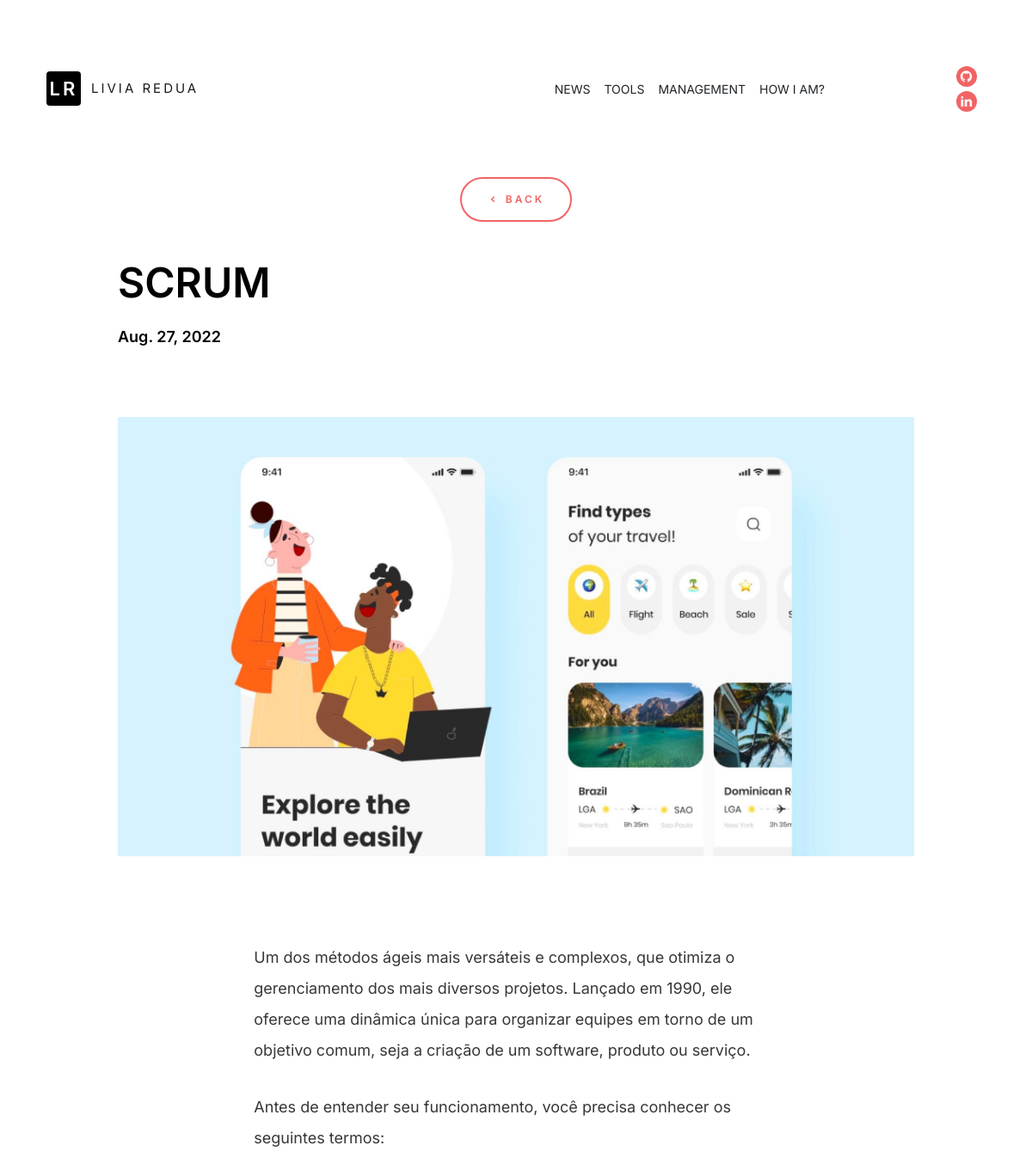
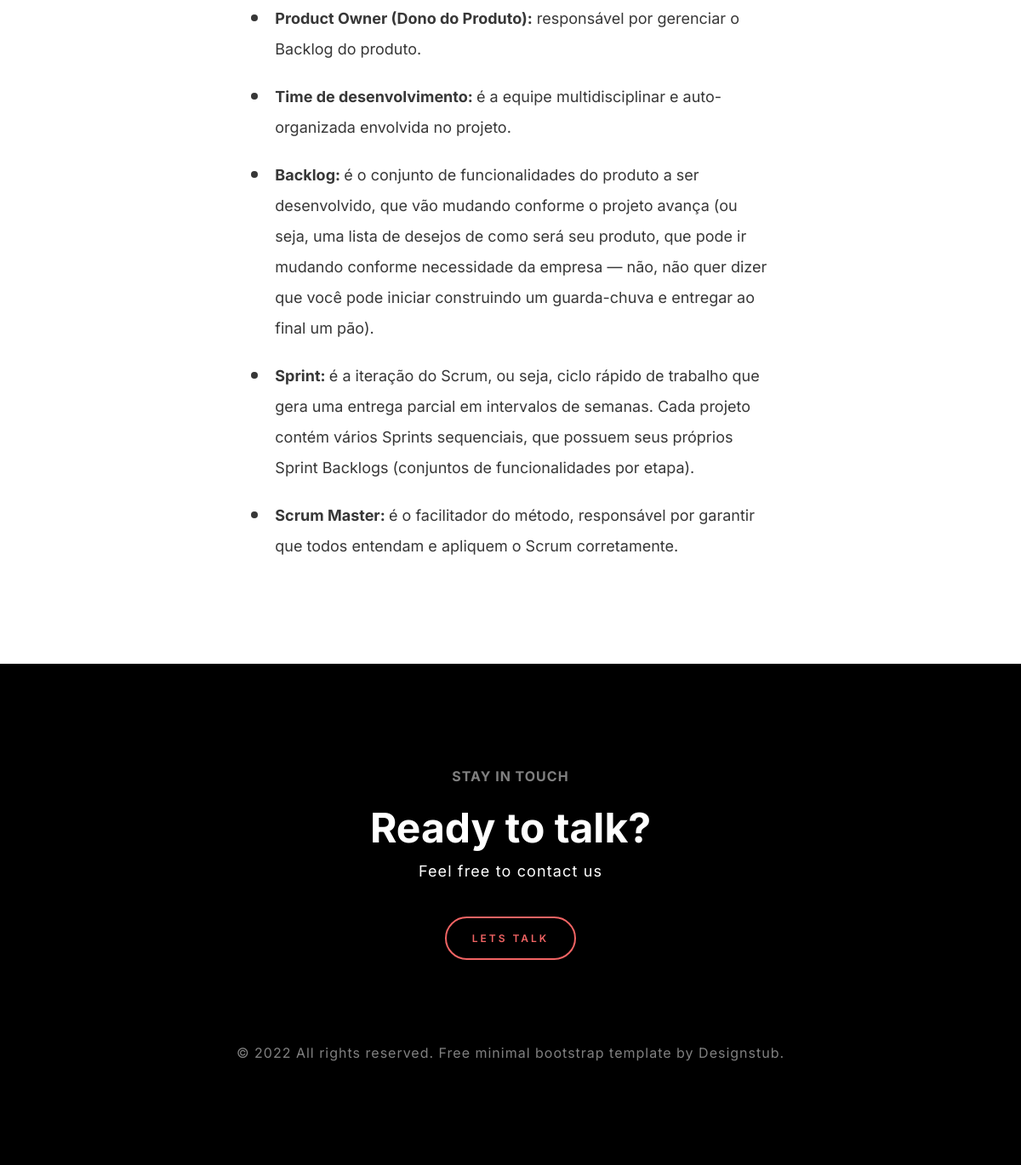
The page /details/2 on the database its author committed (2 pictures, top to bottom).
### blog/models.py (models this page shows, shortened)
class Profile(models.Model):
    first_name = models.CharField('Nome',max_length=30)
    last_name = models.CharField('Sobrenome',max_length=30)
    birth = models.IntegerField('Data de Nascimento')
    linkedin = models.CharField('Likedin',max_length=50)
    gitHub = models.CharField('GitHub',max_length=50)

class Details(models.Model):
    idWK = models.ForeignKey(LatestWorks, on_delete=models.CASCADE)
    title = models.CharField('Tile',max_length=50)
    subtitle = models.CharField('Subtile',max_length=30, blank=True)
    year = models.DateField(auto_now=True)
    description = models.TextField('Description')

### blog/views.py (the view)
# urls.py: path('details/<int:idWK>', detail, name='detail'),
def detail(request, idWK):
    profile = Profile.objects.get(id=1)
    choisenItem = Details.objects.get(idWK=idWK)
    data = {
        'profile': {
            'first_name': profile.first_name,
            'last_name': profile.last_name,
            'birth': profile.birth,
            'linkedin': profile.linkedin,
            'gitHub': profile.gitHub
        },
        'detail': {
            'title': choisenItem.title,
            'subtitle': choisenItem.subtitle,
            'year': choisenItem.year,
            'description': choisenItem.description
        }
    }
    return render(request, 'details.html', data)

### blog/templates/details.html (shortened to what this page needs)
{% load static %}
<!doctype html>
<html lang="en">
<head>
  <link href="https://cdn.jsdelivr.net/npm/remixicon@2.5.0/fonts/remixicon.css" rel="stylesheet">
  <link href="https://cdn.jsdelivr.net/npm/bootstrap@5.0.2/dist/css/bootstrap.min.css" rel="stylesheet"
>
  <link href="https://unpkg.com/aos@2.3.1/dist/aos.css" rel="stylesheet">
  <link href="../static/assets/css/main.css" rel="stylesheet">
</head>
<body>
  <header class="ds-header" id="site-header">
    <div class="container">
      <div class="ds-header-inner">
        <div class="col-11">
          <nav class="navbar navbar-light bg-lignt navbar-expand-lg">
            <div class="container-fluid">
              <div class="col-7">
                <a class="navbar-brand ds-logo" href={% url 'news' %}>
                  <span>LR</span>{{profile.first_name}} {{profile.last_name}}
              </div>
              <div class="col-5">
                <div class="collapse navbar-collapse" id="navbarNav">
                  <ul class="navbar-nav ">
                    <li class="nav-item">
                      <a class="nav-link text-dark" href={% url 'news' %}>NEWS</a>
                    </li>
                    <li class="nav-item">
                      <a class="nav-link text-dark" href={% url 'tools' %}>TOOLS</a>
                    </li>
                    <li class="nav-item">
                      <a class="nav-link text-dark" href="#">MANAGEMENT</a>
                    </li>
                    <li class="nav-item">
                      <a class="nav-link text-dark" href={% url 'about' %}>HOW I AM?</a>
                    </li>
                  </ul>
                </div>
              </div>
            </div>
          </nav>
        </div>
        <div class="col-1">
          <ul class="ds-social row">
            <li class="row justify-content-center"><a href="{{profile.gitHub}}" target="_blank"><i class="ri-github-fill"></i></a></li>
            <li class="row justify-content-center"><a href="{{profile.linkedin}}" target="_blank"><i class="ri-linkedin-fill"></i></a></li>
          </ul>
        </div>
      </div>
    </div>
  </header>
  <main class="ds-main-section">
    <div class="container">
       <div class="ds-work-details-section">
           <div class="text-center">
             <a href={% url 'about' %} class="ds-button ds-arrow-button"><i class="ri-arrow-left-s-line"></i> BACK</a>
           </div>
           <div class="row justify-content-center">
             <div class="col-12 col-sm-12 col-md-10 col-lg-10 col-xl-10 col-xxl-10">
                 <header class="ds-work-det-hed">
                     <h1 class="ds-work-det-title">{{detail.title}}</h1>
                     <span class="ds-work-det-dep">{{detail.subtitle}}  {{detail.year}}</span>
                 </header>
                 <figure><img src="../static/assets/images/work-details-image-1.jpg"></figure>
                 <div class="ds-work-content-sec">
                     <div class="row justify-content-center">
                         <div class="col-12 col-sm-12 col-md-8 col-lg-8 col-xl-8 col-xxl-8">
                          {% autoescape off %}
                          {{detail.description}}
                          {% endautoescape off %}
                         </div>
                     </div>
                 </div>
             </div>
           </div>
       </div>
    </div>
  </main>
  <footer class="ds-footer text-center">
    <div class="container">
       <section>
         <span>Stay in touch</span>
         <h4>Ready to talk?</h4>
         <p>Feel free to contact us</p>
         <a href="mailto:test@test.com" class="ds-button">Lets Talk</a>
       </section>
       <span class="ds-copyright">© 2022 All rights reserved. Free minimal bootstrap template by <a href="https://designstub.com/" target="_blank">Designstub</a>.</span>
    </div>
  </footer>
 </body>
</html>

### blog/static/assets/css/main.css (style rules this page uses)
html { font-family: 'Inter', sans-serif;background-color:#FFF }
body { font-family: 'Inter', sans-serif;overflow-x: hidden; background-color:#FFF; font-weight:400;font-style: normal; color:#373737; font-size:14px }
a,a:hover,a:focus,i,input,button,input:focus,.transition { text-decoration: none;outline: none;transition-delay: 0s;transition-duration: 0.4s;transition-property: all;transition-timing-function: ease;box-shadow: none; }
a { color: #000 }
img { max-width: 100%;border: none;outline: none;height: auto; }
ul { padding: 0;margin: 0; }
h1,h2,h3,h4,h5,h6 { font-family: 'Inter', sans-serif; }
figure { margin: 0 }
svg,img { max-width: 100%; height: auto; }
.ds-header { position: fixed; top: 0; width: 100%; z-index: 5; background-color: #FFF; padding: 70px 0;transition-delay: 0s;transition-duration: 0.4s;transition-property: all;transition-timing-function: ease; }
.ds-header-inner { display: flex; justify-content: space-between; align-items: center; }
.ds-logo { text-transform: uppercase; font-size: 25px; letter-spacing: 3px; color: #000; display: flex; align-items: center; }
.ds-logo span { display:flex; align-items: center; justify-content: center; width: 40px; height: 40px; background-color: #000; border-radius: 4px; color: #FFF; font-size: 22px; font-weight: 600; text-align: center; margin-right: 12px; }
.ds-social li { margin-left: 12px; }
.ds-social li:first-child { margin-bottom: 5px; }
.ds-social li a { border-radius: 100%; color: #FFF; width: 24px; height: 24px; background-color: #F26464; display:flex; justify-content: center; align-items: center; text-align: center; font-size: 16px; }
.ds-button { display: inline-block; text-transform: uppercase;font-size: 12px;line-height: 13px;font-weight: 600;letter-spacing: 3px; color:#F26464; padding:17px 30px; border: 2px solid #F26464;border-radius: 60px; }
.ds-arrow-button i { display: inline-block; vertical-align: middle; }
.ds-work-det-hed { padding-top: 42px; padding-bottom: 80px; }
.ds-work-det-title { font-weight: 600; color:#000; font-size: 48px; margin-bottom: 20px; }
.ds-work-det-dep { display:block;font-weight: 600; color: #000; font-size: 18px; }
.ds-work-content-sec { padding: 100px 0; }
.ds-work-content-sec p { font-size: 18px; line-height: 36px; margin-bottom: 30px; }
.ds-work-content-sec ul { list-style: none; padding: 0; margin: 0; }
.ds-work-content-sec li { font-size: 18px; line-height: 36px; padding-left: 28px; position:relative; margin-bottom: 20px; }
.ds-work-content-sec li:before { content: ""; position: absolute; left: 0; top: 13px; border-radius: 100%; width: 8px; height: 8px; background-color: #373737; }
.ds-footer { background-color: #000; padding: 120px 0; }
.ds-footer section { padding-bottom: 97px; }
.ds-footer section span { color: rgba(255,255,255,0.5); text-transform: uppercase; font-weight: 700; font-size: 16px; letter-spacing: 1px; display: block; padding-bottom: 20px; }
.ds-footer section h4 { color: #FFF; font-size: 48px; font-weight: 700; }
.ds-footer section p { letter-spacing: 1.13px; color: #FFF; font-size: 18px; margin-bottom: 40px; }
.ds-copyright { color: rgba(255,255,255,0.5); letter-spacing: 1px; font-size: 16px; }
.ds-copyright a { color: rgba(255,255,255,0.5); }
@media (min-width: 355px) { .ds-logo { font-size: 15px; } }

### rows shown on the page
Profile: first_name "LIVIA", last_name "REDUA"
Details: title "SCRUM", year "Aug. 27, 2022", description "Um dos métodos ágeis mais versáteis e complexos, que otimiza o gerenciamento dos mais diversos projetos. Lançado em 1990, ele oferece uma dinâmica única para organizar equipes em torno de um objetivo comum, seja a criação de um software, produto ou serviço. Antes de entender seu funcionamento, você precisa conhecer os seguintes termos: Product Owner (Dono do Produto): responsável por gerenciar o Backlog do produto. Time de desenvolvimento: é a equipe multidisciplinar e auto-organizada envolvida no projeto. Backlog: é o conjunto de funcionalidades do produto a ser desenvolvido, que vão mudando conforme o projeto avança (ou seja, uma lista de desejos de como será seu produto, que pode ir…"
